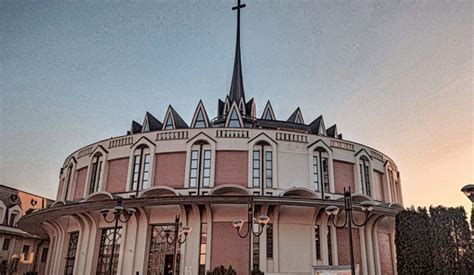
#> input picture assets/images/optimized/OIP.lV_zTfnOXEo41hYd6vYyqgHaET_optimized.jpg, 474 x 275 px
$ python resize_images.py
#> lines starting #> are read from the running program, lines starting #| are printed output that depends on the picture
#!/usr/bin/env python3
from PIL import Image
import os

# Input and output paths
church_input = 'assets/images/optimized/OIP.lV_zTfnOXEo41hYd6vYyqgHaET_optimized.jpg'
church_output = 'assets/images/optimized/OIP.lV_zTfnOXEo41hYd6vYyqgHaET_400x300.jpg'

venue_input = 'assets/images/optimized/Nunta-in-aer-liber-Liria-events-Lacul-Aroneanu-cort-nunti-cort-evenimente-nunta-la-cort-botez-iasi-corporate-1-400x300_optimized.jpg'
venue_output = 'assets/images/optimized/Nunta-in-aer-liber-Liria-events-Lacul-Aroneanu-cort-nunti-cort-evenimente-nunta-la-cort-botez-iasi-corporate-1-400x300.jpg'  # Overwrite or save new

# Target size
target_size = (400, 300)

def resize_and_crop(input_path, output_path):
    img = Image.open(input_path)
#> img is the input picture: PIL image 474x275 RGB; mean R, G, B 137.8, 131.9, 132.7

    # Resize to maintain aspect ratio, then crop to target size
    img.thumbnail((target_size[0] * 2, target_size[1] * 2))  # Upscale if needed
    width, height = img.size
#> width = 474; height = 275

    # Crop to center
    left = (width - target_size[0]) / 2
#> left = 37
    top = (height - target_size[1]) / 2
#> top = -12.5
    right = (width + target_size[0]) / 2
#> right = 437
    bottom = (height + target_size[1]) / 2
#> bottom = 287.5

    img = img.crop((left, top, right, bottom))
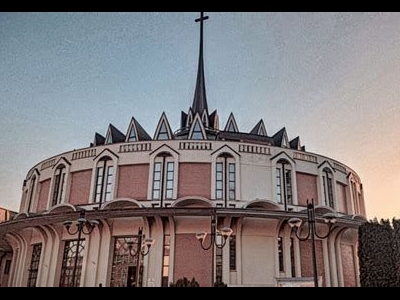
#> img: PIL image 400x300 RGB; mean R, G, B 124.6, 119.6, 121.1
    img.save(output_path, quality=85)
    print(f'Saved: {output_path} ({img.size})')
#| Saved: assets/images/optimized/OIP.lV_zTfnOXEo41hYd6vYyqgHaET_400x300.jpg ((400, 300))

# Resize and crop both images
resize_and_crop(church_input, church_output)
resize_and_crop(venue_input, venue_output)
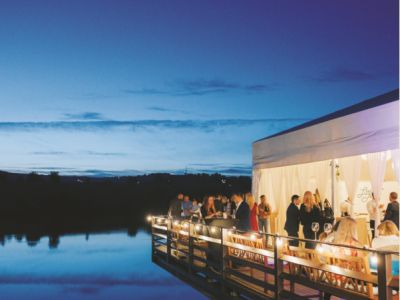
#> input picture assets/images/optimized/Nunta-in-aer-liber-Liria-events-Lacul-Aroneanu-cort-nunti-cort-evenimente-nunta-la-cort-botez-iasi-corporate-1-400x300_optimized.jpg, 400 x 300 px
#> in resize_and_crop, img is the input picture: PIL image 400x300 RGB; mean R, G, B 98.2, 116.1, 140.4
#| Saved: assets/images/optimized/Nunta-in-aer-liber-Liria-events-Lacul-Aroneanu-cort-nunti-cort-evenimente-nunta-la-cort-botez-iasi-corporate-1-400x300.jpg ((400, 300))

print('Done!')
